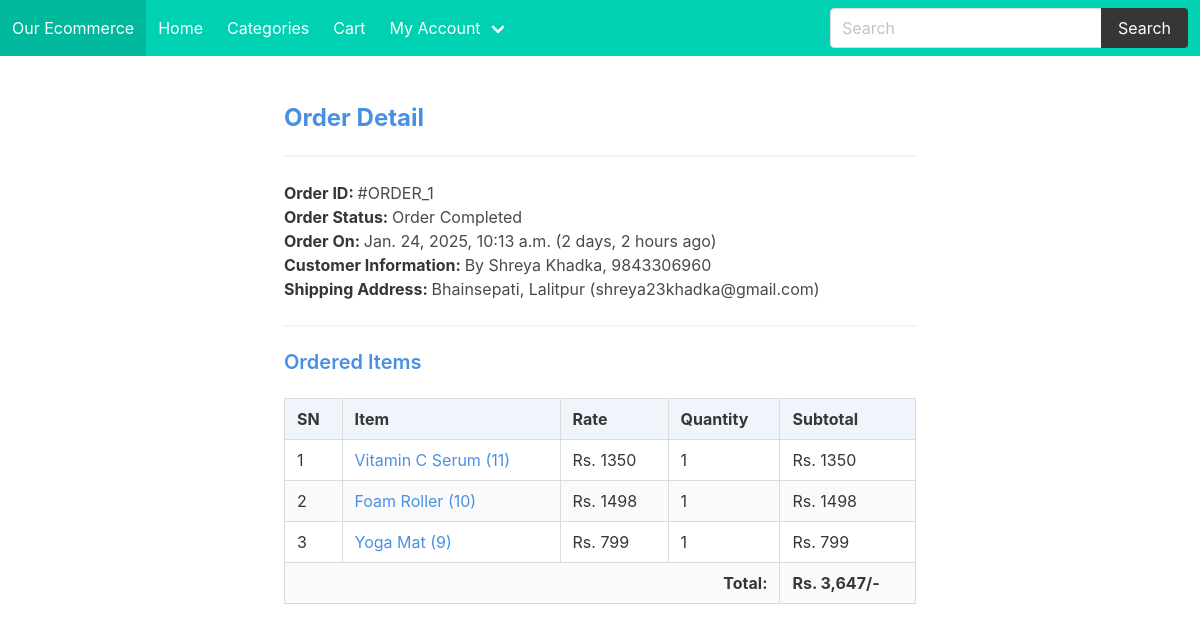
/profile/order-1/ (signed in), run on the app's committed database.
### ecommapp/models.py (models this page shows, shortened)
class Order(models.Model):
    cart = models.OneToOneField(Cart, on_delete=models.CASCADE)
    ordered_by = models.CharField(max_length=200)
    shipping_address = models.CharField(max_length=200)
    mobile = models.CharField(max_length=10)
    email = models.EmailField(null=True, blank=True)
    subtotal = models.PositiveIntegerField()
    total = models.PositiveIntegerField()
    discount = models.PositiveIntegerField()
    order_status = models.CharField(max_length=50, choices = ORDER_STATUS)
    created_at = models.DateTimeField(auto_now_add=True)

class CartProduct(models.Model):
    cart = models.ForeignKey(Cart, on_delete=models.CASCADE)
    product = models.ForeignKey(Product, on_delete=models.CASCADE)
    rate = models.PositiveIntegerField()
    quantity = models.PositiveIntegerField()
    subtotal = models.PositiveIntegerField()

class Product(models.Model):
    title = models.CharField(max_length=200)
    slug = models.SlugField(unique=True)
    category = models.ForeignKey(Category, on_delete=models.CASCADE)
    description = models.TextField()
    image = models.ImageField(upload_to='products')
    marked_price = models.PositiveIntegerField()
    selling_price = models.PositiveIntegerField()
    warranty = models.CharField(max_length=300, null=True, blank=True)
    return_policy = models.CharField(max_length=300, null=True, blank=True)
    view_count = models.PositiveIntegerField(default=0)

### ecommapp/views.py (the view)
# urls.py: path('profile/order-<int:pk>/', CustomerOrderDetailView.as_view(), name='customerorderdetail'),
class CustomerOrderDetailView(DetailView):
    template_name = "customerorderdetail.html"
    model = Order
    context_object_name = "ord_obj"
    def dispatch(self, request, *args, **kwargs):
        if request.user.is_authenticated and Customer.objects.filter(user=request.user).exists():
            order_id = self.kwargs['pk']
            order = Order.objects.get(id=order_id)
            if request.user.customer != order.cart.customer:
                return redirect('ecommapp:customerprofile')
        else:
            return redirect('/login/?next=/profile/')
        return super().dispatch(request, *args, **kwargs)

### templates/customerorderdetail.html (shortened to what this page needs)
{% extends "base.html" %}
{% load humanize %}
{% block content %}
<div class="container">
    <div class="columns is-centered">
        <div class="column is-two-thirds">
            <h3 class="title is-4 has-text-left has-text-weight-bold" style="color: #4A90E2;">Order Detail</h3>
            <hr>
            <p><strong>Order ID: </strong> #ORDER_{{ ord_obj.id }}</p>
            <p><strong>Order Status: </strong> {{ ord_obj.order_status }}</p>
            <p><strong>Order On: </strong> {{ ord_obj.created_at }} ({{ ord_obj.created_at|timesince }} ago)</p>
            <p><strong>Customer Information: </strong> By {{ ord_obj.ordered_by }}, {{ ord_obj.mobile }}</p>
            <p><strong>Shipping Address: </strong> {{ ord_obj.shipping_address }} ({{ ord_obj.email }})</p><hr>
            <h4 class="title is-5 has-text-left has-text-weight-semibold" style="color: #4A90E2;">Ordered Items</h4>
            <table class="table is-fullwidth is-striped is-hoverable is-bordered">
                <thead>
                    <tr class="has-background-info-light">
                        <th>SN</th>
                        <th>Item</th>
                        <th>Rate</th>
                        <th>Quantity</th>
                        <th>Subtotal</th>
                    </tr>
                </thead>
                <tbody>
                    {% for cp in ord_obj.cart.cartproduct_set.all %}
                    <tr>
                        <td>{{ forloop.counter }}</td>
                        <td>
                            <a href="{% url 'ecommapp:productdetail' cp.product.slug %}" style="color: #4A90E2; text-decoration: none;" target="_blank">
                                {{ cp.product.title }} ({{ cp.product.id }})
                            </a>
                        </td>
                        <td>Rs. {{ cp.rate }}</td>
                        <td>{{ cp.quantity }}</td>
                        <td>Rs. {{ cp.subtotal }}</td>
                    </tr>
                    {% endfor %}
                    <tr>
                        <th colspan="4" class="has-text-right">Total:</th>
                        <th>Rs. {{ ord_obj.total|intcomma }}/-</th>
                    </tr>
                </tbody>
            </table>
        </div>
    </div>
</div>
{% endblock %}

### data on the page
Order: id "1", order_status "Order Completed", created_at "Jan. 24, 2025, 10:13 a.m.", created_at "2 days, 2 hours", ordered_by "Shreya Khadka", mobile "9843306960", shipping_address "Bhainsepati, Lalitpur", email "shreya23khadka@gmail.com", total "3,647"
CartProduct: product "Vitamin C Serum", product.id "11", rate "1350", quantity "1", subtotal "1350"
CartProduct: product "Foam Roller", product.id "10", rate "1498", quantity "1", subtotal "1498"
CartProduct: product "Yoga Mat", product.id "9", rate "799", quantity "1", subtotal "799"
